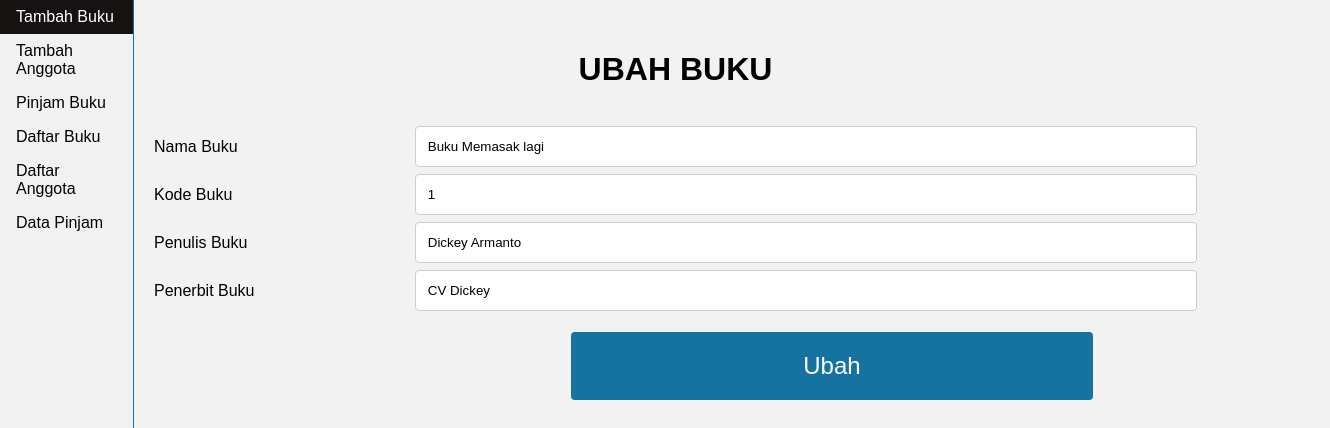
Page /view/ubah_buku.php?kode_buku=1 on the committed database.
### tables this page shows
CREATE TABLE `buku` (
  `kode_buku` int(11) NOT NULL,
  `nama_buku` varchar(255) NOT NULL,
  `penulis` varchar(255) NOT NULL,
  `penerbit` varchar(255) NOT NULL
);

### view/ubah_buku.php (the view, shortened to what this page needs)
    <?php
include '../conn.php';
if (isset($_GET['kode_buku'])) {
    $kodeBuku = $_GET['kode_buku'];
    $prepare = $conn->prepare("SELECT * FROM buku WHERE kode_buku = '$kodeBuku'");
} else {
    echo "<script>alert('Buku Belum Dipilih');
    window.location='data_buku.php';</script>";
}
$prepare->execute();
$result = $prepare->fetchAll(PDO::FETCH_ASSOC);
foreach ($result as $row) {
    $judulBuku = $row['nama_buku'];
    $kodeBuku = $row['kode_buku'];
    $penulis = $row['penulis'];
    $penerbit = $row['penerbit'];
}
?>
<!DOCTYPE html>
<html lang="en">
<head>
    <link rel="stylesheet" href="../css/navbar.css">
    <link rel="stylesheet" href="../css/form.css">
</head>
<body>
    <ul>
        <li><a href="tambah_buku.php">Tambah Buku</a></li>
        <li><a href="tambah_anggota.php">Tambah Anggota</a></li>
        <li><a href="pinjam_buku.php">Pinjam Buku</a></li>
        <li><a href="data_buku.php">Daftar Buku</a></li>
        <li><a href="data_anggota.php">Daftar Anggota</a></li>
        <li><a href="data_pinjam.php">Data Pinjam</a></li>
    </ul>
    <div class="container">
        <div>
            <h1>UBAH BUKU</h1>
        </div>
        <form action="../proses/proses_ubah_buku.php" method="post">
            <div class="row">
                <div class="col-25">
                    <label for="nama_buku">Nama Buku</label>
                </div>
                <div class="col-75">
                    <input type="text" id="nama_buku" name="nama_buku" placeholder="Nama Buku"
                        value="<?php echo $judulBuku ?>" required><br>
                </div>
            </div>
            <div class="row">
                <div class="col-25">
                    <label for="kode_buku">Kode Buku</label>
                </div>
                <div class="col-75">
                    <input type="text" id="kode_buku" name="kode_buku" placeholder="Kode Buku"
                        value="<?php echo $kodeBuku; ?>" required readonly><br>
                </div>
            </div>
            <div class=" row">
                <div class="col-25">
                    <label for="penulis">Penulis Buku</label>
                </div>
                <div class="col-75">
                    <input type="text" id="penulis" name="penulis" placeholder="Penulis" value="<?php echo $penulis; ?>"
                        required><br>
                </div>
            </div>
            <div class="row">
                <div class="col-25">
                    <label for="penerbit">Penerbit Buku</label>
                </div>
                <div class="col-75">
                    <input type="text" id="penerbit" name="penerbit" placeholder="Penerbit"
                        value="<?php echo $penerbit; ?>" required><br>
                </div>
            </div>
            <input type="submit" class="submit" value="Ubah">
        </form>
    </div>
</body>
</html>

### css/navbar.css (style rules this page uses)
* { padding: 0; margin: 0; box-sizing: border-box; font-family: Verdana, Geneva, Tahoma, sans-serif; }
ul { list-style-type: none; margin: 0; padding: 0; width: 10%; background-color: #f1f1f1; position: fixed; height: 100%; overflow: auto; }
li a { display: block; color: #000; padding: 8px 16px; text-decoration: none; }

### css/form.css (style rules this page uses)
* { margin: 0; padding: 0; box-sizing: border-box; www }
h1 { text-align: center; padding: 3%; }
input[type=text], select, textarea { width: 100%; padding: 12px; border: 1px solid #ccc; border-radius: 4px; resize: vertical; }
label { padding: 12px 12px 12px 0; display: inline-block; }
input[type=submit] { background-color: #1572A1; color: white; padding: 20px 70px; border: none; border-radius: 4px; cursor: pointer; float: right; margin-bottom: 5%; font-size: 3vh; }
.container { background-color: #f2f2f2; padding: 20px; margin-left: 10%; overflow: auto; position: absolute; border-left: 1px solid #1572A1; }
.col-25 { float: left; width: 25%; margin-top: 6px; }
.col-75 { float: left; width: 75%; margin-top: 6px; }
.row:after { content: ""; display: table; clear: both; }

### view/ubah_buku.php (style rules this page uses)
.submit { width: 50%; margin-top: 2%; margin-right: 10%; }
* { margin: 0; padding: 0; box-sizing: border-box; }
.container { height: 100%; overflow: auto; position: absolute; width: 100%; padding-right: 20%; }

### rows in the picture
buku: nama_buku "Buku Memasak lagi", kode_buku "1", penulis "Dickey Armanto", penerbit "CV Dickey"
